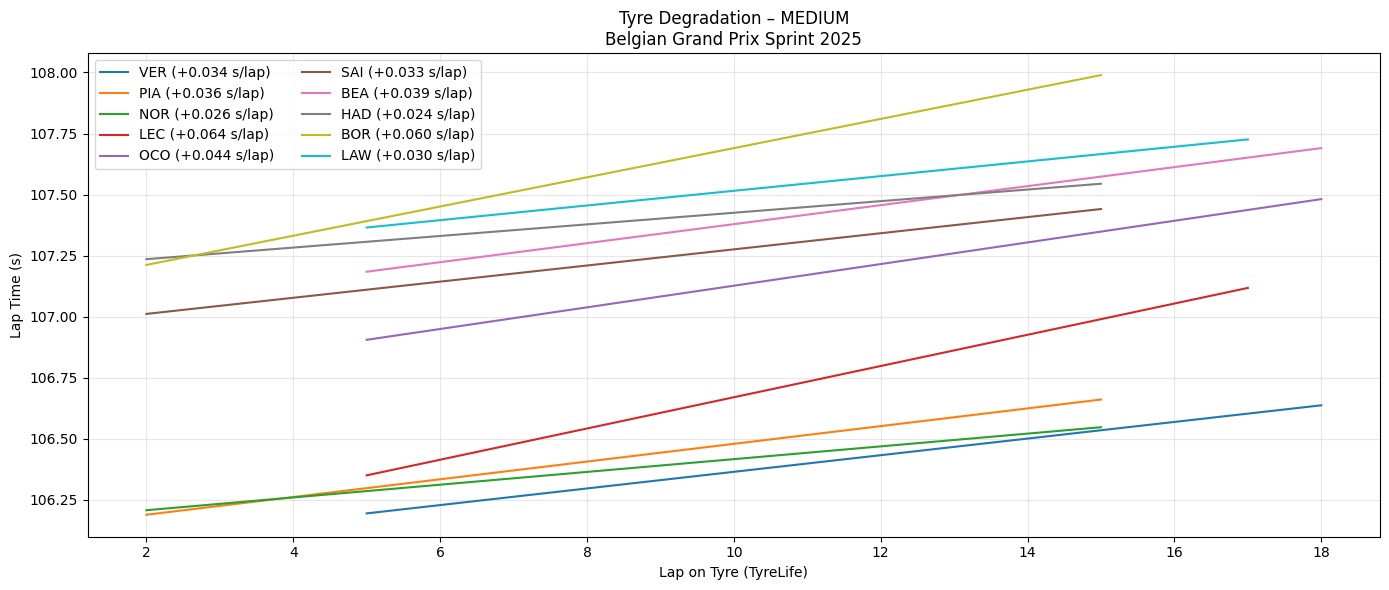

Recreate this plot in Python.
import fastf1, os
import pandas as pd
import numpy as np
import matplotlib.pyplot as plt
from pathlib import Path

# ========= CONFIG =========
YEAR = 2025
GP = "Belgian Grand Prix Sprint"
SESSION = "S"
COMPOUND = "MEDIUM"      # SOFT / MEDIUM / HARD
TOP_N = 10             # Top N finishers
CACHE_DIR = Path("/content/fastf1_cache")

# ========= CACHE =========
CACHE_DIR.mkdir(parents=True, exist_ok=True)
fastf1.Cache.enable_cache(CACHE_DIR)

# ========= LOAD SESSION =========
session = fastf1.get_session(YEAR, GP, SESSION)
session.load()

laps = session.laps.copy()
laps = laps[laps["IsAccurate"]]

# Convert laptime to seconds
laps["LapTimeSec"] = laps["LapTime"].dt.total_seconds()

# ========= SELECT TOP DRIVERS =========
drivers = (
    session.results
    .sort_values("Position")
    .head(TOP_N)["Abbreviation"]
    .tolist()
)

laps = laps[laps["Driver"].isin(drivers)]

# ========= CLEAN LAPS =========
laps = laps[
    laps["PitInTime"].isna() &
    laps["PitOutTime"].isna() &
    (laps["Compound"] == COMPOUND)
]

# ========= REMOVE OUTLIERS (IQR PER DRIVER PER STINT) =========
clean = []

for (d, stint), dl in laps.groupby(["Driver", "Stint"]):
    if len(dl) < 5:
        continue

    q1, q3 = dl["LapTimeSec"].quantile([0.25, 0.75])
    iqr = q3 - q1

    dl = dl[
        (dl["LapTimeSec"] >= q1 - 1.5 * iqr) &
        (dl["LapTimeSec"] <= q3 + 1.5 * iqr)
    ]

    clean.append(dl)

clean = pd.concat(clean)

# ========= PLOT TYRE DEGRADATION =========
plt.figure(figsize=(14,6))

for d in drivers:
    dl = clean[clean["Driver"] == d]

    # pilih stint terpanjang untuk driver tsb
    if dl.empty:
        continue

    stint_id = (
        dl.groupby("Stint").size().idxmax()
    )

    stint_laps = dl[dl["Stint"] == stint_id]

    if len(stint_laps) < 5:
        continue

    x = stint_laps["TyreLife"]
    y = stint_laps["LapTimeSec"]

    # Linear regression → degradation slope
    z = np.polyfit(x, y, 1)
    y_fit = np.polyval(z, x)

    plt.plot(x, y_fit, label=f"{d} ({z[0]:+.03f} s/lap)")

plt.title(f"Tyre Degradation – {COMPOUND}\n{GP} {YEAR}")
plt.xlabel("Lap on Tyre (TyreLife)")
plt.ylabel("Lap Time (s)")
plt.grid(alpha=0.3)
plt.legend(ncol=2)
plt.tight_layout()
plt.show()
